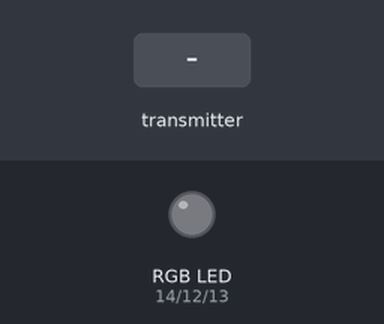
Bench run of a sketch on a simulated ESP32. On the bench: an RGB LED mixed from three pins (HIGH = lit). The test bench sets the inputs (shaded band). The audio player accepts every command and is not drawn; what the sketch prints to the serial monitor is not drawn.

Above: at 3.7 s.
3.8 s: the transmitter starts sending cmd = LR
At 5.0 s:
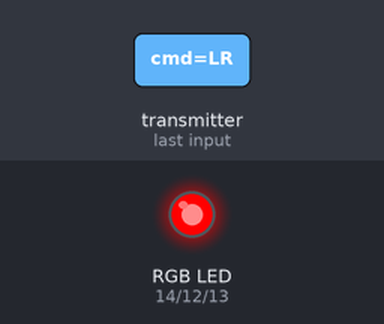
5.3 s: the transmitter starts sending cmd = LG
At 6.5 s:
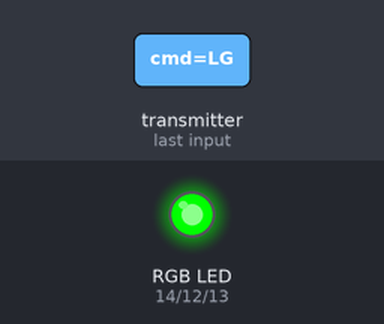
7.3 s: the transmitter starts sending cmd = LB
At 9.0 s:
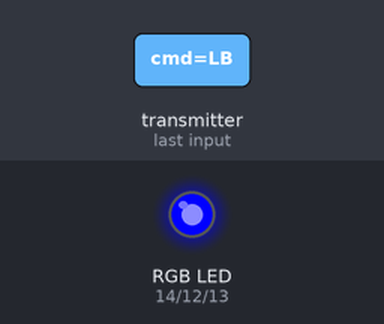
9.3 s: the transmitter starts sending cmd = LY
At 10.8 s:
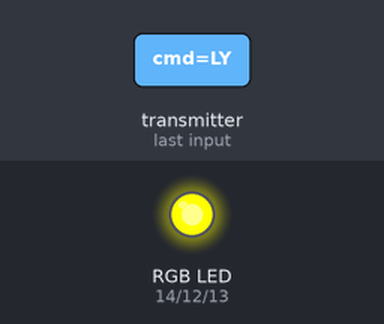
11.3 s: the transmitter starts sending cmd = SRGB
At 12.3 s:
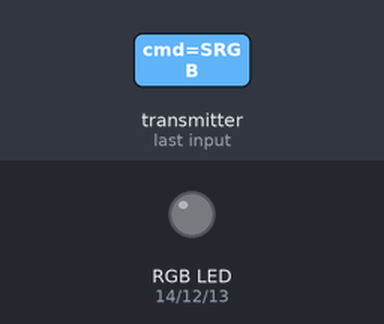
Timing chart, 0 to 14.3 s (numbered marks = the images above; inputs shaded):
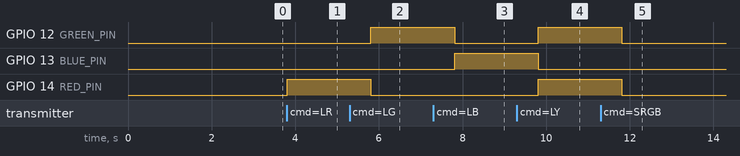

Measured:
- after the input at 3.8 s, GPIO 14 (RED_PIN): LOW → HIGH at once
- after the input at 5.3 s, GPIO 12 (GREEN_PIN): LOW → HIGH after 0.51 s; GPIO 14 (RED_PIN): HIGH → LOW after 0.51 s
- after the input at 7.3 s, GPIO 12 (GREEN_PIN): HIGH → LOW after 0.51 s; GPIO 13 (BLUE_PIN): LOW → HIGH after 0.51 s
- after the input at 9.3 s, GPIO 12 (GREEN_PIN), GPIO 14 (RED_PIN): LOW → HIGH after 0.51 s; GPIO 13 (BLUE_PIN): HIGH → LOW after 0.51 s
- after the input at 11.3 s, GPIO 12 (GREEN_PIN), GPIO 14 (RED_PIN): HIGH → LOW after 0.51 s

The sketch:

esp2.ino
```cpp
#include "rgb.h"
#include "audio.h"
#include "espnow_slave.h"

String pendingCmd = "";

void setup() {
    Serial.begin(115200);
    delay(2000);
    rgb_setup();
    audio_setup();
    espnow_slave_setup();
}

void loop() {
    audio_drain();  // drain DFPlayer response packets every iteration

    if (pendingCmd != "") {
        String cmd = pendingCmd;
        pendingCmd = "";

        if      (cmd == "LR")   { rgb_red();     delay(1000); }
        else if (cmd == "LG")   { rgb_green();   delay(1000); }
        else if (cmd == "LB")   { rgb_blue();    delay(1000); }
        else if (cmd == "LY")   { rgb_yellow();  delay(1000); }
        else if (cmd == "SRGB") { rgb_stop();    delay(1000); }
        else if (cmd == "PL1")  { audio_play1(); delay(2000); }
        else if (cmd == "PL2")  { audio_play2(); delay(2000); }
        else if (cmd == "PL3")  { audio_play3(); delay(2000); }
        else if (cmd == "PL4")  { audio_play4(); delay(2000); }
        else if (cmd == "PL5")  { audio_play5(); delay(2000); }
        else if (cmd == "PL6")  { audio_play6(); delay(2000); }
        else if (cmd == "PL7")  { audio_play7(); delay(2000); }
        else if (cmd == "PL8")  { audio_play8(); delay(2000); }
        else if (cmd == "SP")   { audio_stop();  delay(2000); }
    }
}
```

audio.cpp
```cpp
#include "audio.h"
#include <Arduino.h>

HardwareSerial mySerial(2);
DFRobotDFPlayerMini player;

void audio_setup() {
  mySerial.begin(9600, SERIAL_8N1, MP3_RX, MP3_TX);

  if (player.begin(mySerial, false)) {  // false = no ACK, fixes 3rd-play failure
    Serial.println("DFPlayer OK");
    player.volume(AUDIO_VOLUME);
  } else {
    Serial.println("DFPlayer FAIL");
  }
}

void audio_drain() {
  player.available();
}

void audio_play1() {
  player.play(TRACK_1);
  Serial.println("Playing track 1");
}

void audio_play2() {
  player.play(TRACK_2);
  Serial.println("Playing track 2");
}

void audio_play3() {
  player.play(TRACK_3);
  Serial.println("Playing track 3");
}

void audio_play4() {
  player.play(TRACK_4);
  Serial.println("Playing track 4");
}

void audio_play5() {
  player.play(TRACK_5);
  Serial.println("Playing track 5");
}

void audio_play6() {
  player.play(TRACK_6);
  Serial.println("Playing track 6");
}

void audio_play7() {
  player.play(TRACK_7);
  Serial.println("Playing track 7");
}

void audio_play8() {
  player.play(TRACK_8);
  Serial.println("Playing track 8");
}

void audio_stop() {
  player.stop();
  Serial.println("Audio stopped");
}

void audio_setVolume(int vol) {
  vol = constrain(vol, 0, 30);
  player.volume(vol);
  Serial.print("Volume: ");
  Serial.println(vol);
}
```

audio.h
```cpp
#ifndef AUDIO_H
#define AUDIO_H

#include "DFRobotDFPlayerMini.h"

// ---------- Pins ----------
#define MP3_RX 27
#define MP3_TX 26

// ---------- Volume ----------
#define AUDIO_VOLUME 23

// ---------- Track numbers ----------
#define TRACK_1 1
#define TRACK_2 2
#define TRACK_3 3
#define TRACK_4 4
#define TRACK_5 5
#define TRACK_6 6
#define TRACK_7 7
#define TRACK_8 8

// ---------- Declarations ----------
void audio_setup();
void audio_drain();
void audio_play1();
void audio_play2();
void audio_play3();
void audio_play4();
void audio_play5();
void audio_play6();
void audio_play7();
void audio_play8();
void audio_stop();
void audio_setVolume(int vol);

#endif
```

commands.h
```cpp
#ifndef COMMANDS_H
#define COMMANDS_H

typedef struct
{
    char cmd[16];
} CommandPacket;

#endif
```

espnow_slave.cpp
```cpp
#include "espnow_slave.h"

void onReceive(const esp_now_recv_info_t *info, const uint8_t *incomingData, int len) {
    CommandPacket packet;
    memcpy(&packet, incomingData, sizeof(packet));
    pendingCmd = packet.cmd;
}

void espnow_slave_setup() {
    WiFi.mode(WIFI_STA);
    if (esp_now_init() != ESP_OK) {
        Serial.println("ESP FAIL");
        return;
    }
    esp_now_register_recv_cb(onReceive);
    Serial.println("SLAVE READY");
}
```

espnow_slave.h
```cpp
#pragma once
#include <WiFi.h>
#include <esp_now.h>
#include "rgb.h"
#include "audio.h"
#include "commands.h"

extern String pendingCmd;
void espnow_slave_setup();
```

rgb.cpp
```cpp
#include "rgb.h"
#include <Arduino.h>

void rgb_setup() {
  pinMode(RED_PIN,   OUTPUT);
  pinMode(GREEN_PIN, OUTPUT);
  pinMode(BLUE_PIN,  OUTPUT);
  rgb_stop();
}

void rgb_red() {
  digitalWrite(RED_PIN,   HIGH);
  digitalWrite(GREEN_PIN, LOW);
  digitalWrite(BLUE_PIN,  LOW);
}
void rgb_yellow() {
  digitalWrite(RED_PIN,   HIGH);
  digitalWrite(GREEN_PIN, HIGH);
  digitalWrite(BLUE_PIN,  LOW);
}

void rgb_green() {
  digitalWrite(RED_PIN,   LOW);
  digitalWrite(GREEN_PIN, HIGH);
  digitalWrite(BLUE_PIN,  LOW);
}

void rgb_blue() {
  digitalWrite(RED_PIN,   LOW);
  digitalWrite(GREEN_PIN, LOW);
  digitalWrite(BLUE_PIN,  HIGH);
}

void rgb_stop() {
  digitalWrite(RED_PIN,   LOW);
  digitalWrite(GREEN_PIN, LOW);
  digitalWrite(BLUE_PIN,  LOW);
}
```

rgb.h
```cpp
#ifndef RGB_H
#define RGB_H

#define RED_PIN   14
#define GREEN_PIN 12
#define BLUE_PIN  13

void rgb_setup();
void rgb_red();
void rgb_green();
void rgb_blue();
void rgb_stop();
void rgb_yellow();

#endif
```
